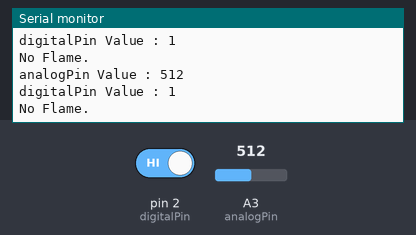
Recording of a sketch running on a simulated Arduino Uno, built with avr-gcc and run on an emulated ATmega328P. On the bench: the last lines printed to the serial monitor. The test bench sets the inputs (shaded band); at power-on: pin 2 (digitalPin) HIGH, A3 (analogPin) = 512.

Above: at 2.2 s.
2.3 s: pin 2 (digitalPin) driven LOW
At 2.71 s:
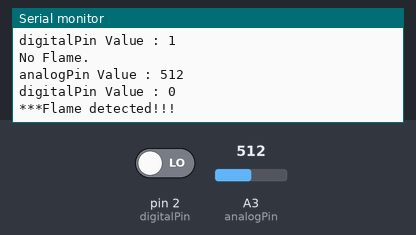
4.3 s: A3 (analogPin) set to 716
At 4.52 s:
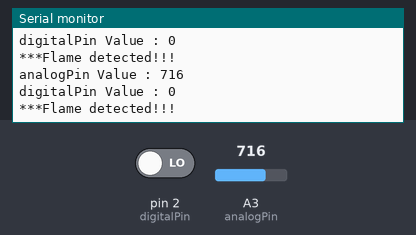
5.8 s: A3 (analogPin) set to 900
At 6.02 s:
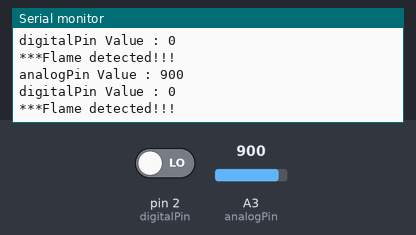
Timing chart, 0 to 8.8 s (numbered marks = the images above; inputs shaded):
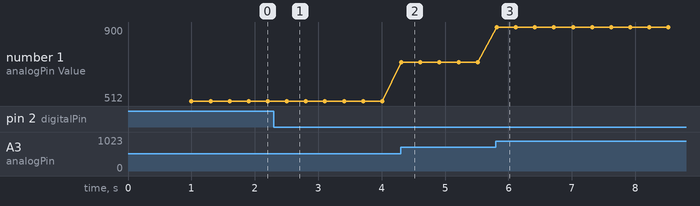

Measured:
- after the input at 2.3 s, the serial monitor: prints a new line after 0.21 s (image 1)
- after the input at 4.3 s, the serial monitor: prints a new line at once (image 2)
- after the input at 5.8 s, the serial monitor: prints a new line at once (image 3)
- plotted number 1: 512 → 716 after the input at 4.3 s, 716 → 900 after the input at 5.8 s

The sketch:

FLAME.ino
```cpp
int analogPin  = 3;
int  digitalPin = 2;//2 or 4

//Global variables
int analogPinValue = 0;
int digitalPinValue = 0;

void setup() {
  Serial.begin(115200);
  pinMode(digitalPin, INPUT);
  pinMode(analogPin, INPUT);
  delay(1000);
}

void loop() {
  analogPinValue = analogRead(analogPin);
  digitalPinValue = digitalRead(digitalPin);

  Serial.print("analogPin Value : ");
  Serial.println(analogPinValue);

  Serial.print("digitalPin Value : ");
  Serial.println(digitalPinValue);

  if(digitalPinValue==0){
    Serial.println("***Flame detected!!!");
  }else{
    Serial.println("No Flame.");
  }

  delay(300);
}
```
